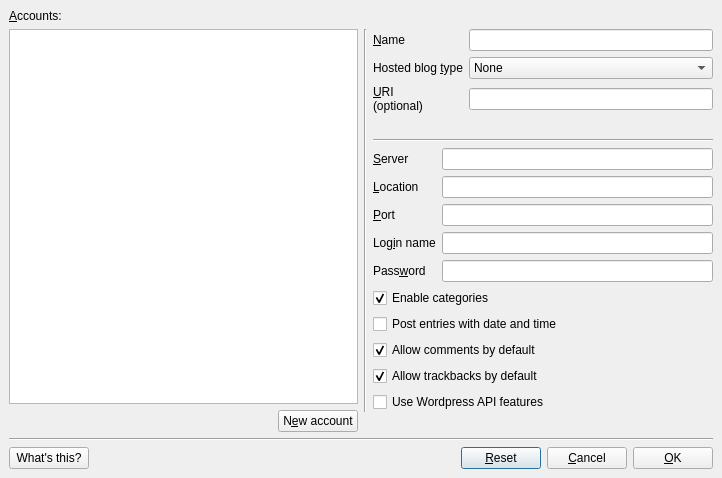
<?xml version="1.0" encoding="UTF-8"?>
<ui version="4.0">
 <class>AccountsForm</class>
 <widget class="QDialog" name="AccountsForm">
  <property name="geometry">
   <rect>
    <x>0</x>
    <y>0</y>
    <width>722</width>
    <height>478</height>
   </rect>
  </property>
  <property name="windowTitle">
   <string>Accounts</string>
  </property>
  <layout class="QVBoxLayout">
   <property name="spacing">
    <number>6</number>
   </property>
   <property name="margin">
    <number>9</number>
   </property>
   <item>
    <layout class="QHBoxLayout">
     <property name="spacing">
      <number>6</number>
     </property>
     <property name="margin">
      <number>0</number>
     </property>
     <item>
      <layout class="QGridLayout">
       <property name="margin">
        <number>0</number>
       </property>
       <property name="spacing">
        <number>6</number>
       </property>
       <item row="0" column="0" colspan="2">
        <widget class="QLabel" name="label">
         <property name="text">
          <string>&amp;Accounts:</string>
         </property>
         <property name="buddy">
          <cstring>lwAccountList</cstring>
         </property>
        </widget>
       </item>
       <item row="1" column="0" colspan="2">
        <widget class="QListWidget" name="lwAccountList">
         <property name="contextMenuPolicy">
          <enum>Qt::ActionsContextMenu</enum>
         </property>
        </widget>
       </item>
       <item row="2" column="0">
        <spacer>
         <property name="orientation">
          <enum>Qt::Horizontal</enum>
         </property>
         <property name="sizeHint" stdset="0">
          <size>
           <width>201</width>
           <height>20</height>
          </size>
         </property>
        </spacer>
       </item>
       <item row="2" column="1">
        <widget class="QPushButton" name="pbNew">
         <property name="toolTip">
          <string>New account</string>
         </property>
         <property name="whatsThis">
          <string>Create a new account</string>
         </property>
         <property name="text">
          <string>N&amp;ew account</string>
         </property>
         <property name="autoDefault">
          <bool>false</bool>
         </property>
        </widget>
       </item>
      </layout>
     </item>
     <item>
      <layout class="QGridLayout">
       <property name="margin">
        <number>0</number>
       </property>
       <property name="spacing">
        <number>6</number>
       </property>
       <item row="0" column="0" rowspan="2">
        <widget class="Line" name="line_2">
         <property name="orientation">
          <enum>Qt::Vertical</enum>
         </property>
        </widget>
       </item>
       <item row="0" column="1">
        <layout class="QGridLayout">
         <property name="margin">
          <number>0</number>
         </property>
         <property name="spacing">
          <number>6</number>
         </property>
         <item row="2" column="0">
          <widget class="QLabel" name="lURI">
           <property name="whatsThis">
            <string>An URI (also known as a URL) is the identifier for a place on the Internet, as in http://www.google.com/</string>
           </property>
           <property name="text">
            <string>&amp;URI
(optional)</string>
           </property>
           <property name="buddy">
            <cstring>leBlogURI</cstring>
           </property>
          </widget>
         </item>
         <item row="0" column="0">
          <widget class="QLabel" name="lName">
           <property name="text">
            <string>&amp;Name</string>
           </property>
           <property name="buddy">
            <cstring>leName</cstring>
           </property>
          </widget>
         </item>
         <item row="0" column="1" colspan="3">
          <widget class="QLineEdit" name="leName"/>
         </item>
         <item row="1" column="0">
          <widget class="QLabel" name="lBlogType">
           <property name="text">
            <string>Hosted blog &amp;type</string>
           </property>
           <property name="wordWrap">
            <bool>true</bool>
           </property>
           <property name="buddy">
            <cstring>cbHostedBlogType</cstring>
           </property>
          </widget>
         </item>
         <item row="1" column="1" colspan="3">
          <widget class="QComboBox" name="cbHostedBlogType">
           <item>
            <property name="text">
             <string>None</string>
            </property>
           </item>
           <item>
            <property name="text">
             <string>Wordpress.com</string>
            </property>
           </item>
           <item>
            <property name="text">
             <string>TypePad</string>
            </property>
           </item>
           <item>
            <property name="text">
             <string>SquareSpace</string>
            </property>
           </item>
           <item>
            <property name="text">
             <string>Movable Type</string>
            </property>
           </item>
           <item>
            <property name="text">
             <string>Wordpress (not .com)</string>
            </property>
           </item>
           <item>
            <property name="text">
             <string>Drupal</string>
            </property>
           </item>
           <item>
            <property name="text">
             <string>Textpattern</string>
            </property>
           </item>
          </widget>
         </item>
         <item row="2" column="1" colspan="3">
          <widget class="QLineEdit" name="leBlogURI">
           <property name="whatsThis">
            <string>An URI (also known as a URL) is the identifier for a place on the Internet, as in http://www.google.com/ .  You can enter either the location of your blog, or its admin page, here and QTM will attempt to find the file it needs.</string>
           </property>
          </widget>
         </item>
        </layout>
       </item>
       <item row="1" column="1">
        <layout class="QGridLayout">
         <property name="margin">
          <number>0</number>
         </property>
         <property name="spacing">
          <number>6</number>
         </property>
         <item row="4" column="1">
          <widget class="QLineEdit" name="leLogin">
           <property name="whatsThis">
            <string>The user name you use when you log in</string>
           </property>
          </widget>
         </item>
         <item row="2" column="1">
          <widget class="QLineEdit" name="leLocation"/>
         </item>
         <item row="0" column="0" colspan="2">
          <widget class="Line" name="line_3">
           <property name="orientation">
            <enum>Qt::Horizontal</enum>
           </property>
          </widget>
         </item>
         <item row="9" column="0" colspan="2">
          <widget class="QCheckBox" name="chAllowTB">
           <property name="whatsThis">
            <string>Set this to allow trackbacks on this site by default.  You can override this for individual entries.</string>
           </property>
           <property name="text">
            <string>Allow trackbacks by default</string>
           </property>
           <property name="checked">
            <bool>true</bool>
           </property>
          </widget>
         </item>
         <item row="7" column="0" colspan="2">
          <widget class="QCheckBox" name="chPostDateTime">
           <property name="whatsThis">
            <string>Post the current date and time when posting an entry; this could fix problems with blogs showing inaccurate entry timings</string>
           </property>
           <property name="text">
            <string>Post entries with date and time</string>
           </property>
          </widget>
         </item>
         <item row="5" column="0">
          <widget class="QLabel" name="lPassword">
           <property name="text">
            <string>Pass&amp;word</string>
           </property>
           <property name="buddy">
            <cstring>lePassword</cstring>
           </property>
          </widget>
         </item>
         <item row="1" column="0">
          <widget class="QLabel" name="lServer">
           <property name="text">
            <string>&amp;Server</string>
           </property>
           <property name="buddy">
            <cstring>leServer</cstring>
           </property>
          </widget>
         </item>
         <item row="3" column="0">
          <widget class="QLabel" name="lPort">
           <property name="text">
            <string>&amp;Port</string>
           </property>
           <property name="buddy">
            <cstring>lePort</cstring>
           </property>
          </widget>
         </item>
         <item row="4" column="0">
          <widget class="QLabel" name="lLogin">
           <property name="text">
            <string>Log&amp;in name</string>
           </property>
           <property name="buddy">
            <cstring>leLogin</cstring>
           </property>
          </widget>
         </item>
         <item row="3" column="1">
          <widget class="QLineEdit" name="lePort">
           <property name="whatsThis">
            <string>The HTTP port through which your site is accessed; if you have a sitename like www.site.com:25, you need to type 25 here.  However, this is not normally the case and you can leave this blank.</string>
           </property>
           <property name="inputMask">
            <string>00000; </string>
           </property>
          </widget>
         </item>
         <item row="2" column="0">
          <widget class="QLabel" name="lLocation">
           <property name="whatsThis">
            <string>The location of the XML-RPC endpoint on the server.  Right-click for common names of such files.</string>
           </property>
           <property name="text">
            <string>&amp;Location</string>
           </property>
           <property name="buddy">
            <cstring>leLocation</cstring>
           </property>
          </widget>
         </item>
         <item row="8" column="0" colspan="2">
          <widget class="QCheckBox" name="chAllowComments">
           <property name="whatsThis">
            <string>Set this to allow comments by default on this account.  You can override this for individual entries.</string>
           </property>
           <property name="text">
            <string>Allow comments by default</string>
           </property>
           <property name="checked">
            <bool>true</bool>
           </property>
          </widget>
         </item>
         <item row="1" column="1">
          <widget class="QLineEdit" name="leServer"/>
         </item>
         <item row="6" column="0" colspan="2">
          <widget class="QCheckBox" name="chCategoriesEnabled">
           <property name="whatsThis">
            <string>Click here if this account is on a blog that has or supports categories</string>
           </property>
           <property name="text">
            <string>Enable categories</string>
           </property>
           <property name="checked">
            <bool>true</bool>
           </property>
          </widget>
         </item>
         <item row="5" column="1">
          <widget class="QLineEdit" name="lePassword">
           <property name="echoMode">
            <enum>QLineEdit::Password</enum>
           </property>
          </widget>
         </item>
         <item row="10" column="0" colspan="2">
          <widget class="QCheckBox" name="chUseWordpressAPI">
           <property name="text">
            <string>Use Wordpress API features</string>
           </property>
          </widget>
         </item>
        </layout>
       </item>
      </layout>
     </item>
    </layout>
   </item>
   <item>
    <layout class="QGridLayout">
     <property name="margin">
      <number>0</number>
     </property>
     <property name="spacing">
      <number>6</number>
     </property>
     <item row="1" column="4">
      <widget class="QPushButton" name="pbOK">
       <property name="text">
        <string>&amp;OK</string>
       </property>
       <property name="autoDefault">
        <bool>false</bool>
       </property>
      </widget>
     </item>
     <item row="0" column="0" colspan="5">
      <widget class="Line" name="line">
       <property name="orientation">
        <enum>Qt::Horizontal</enum>
       </property>
      </widget>
     </item>
     <item row="1" column="0">
      <widget class="QPushButton" name="pbWhatsThis">
       <property name="text">
        <string>What's this?</string>
       </property>
       <property name="autoDefault">
        <bool>false</bool>
       </property>
      </widget>
     </item>
     <item row="1" column="3">
      <widget class="QPushButton" name="pbCancel">
       <property name="text">
        <string>&amp;Cancel</string>
       </property>
       <property name="autoDefault">
        <bool>false</bool>
       </property>
      </widget>
     </item>
     <item row="1" column="1">
      <spacer>
       <property name="orientation">
        <enum>Qt::Horizontal</enum>
       </property>
       <property name="sizeHint" stdset="0">
        <size>
         <width>211</width>
         <height>20</height>
        </size>
       </property>
      </spacer>
     </item>
     <item row="1" column="2">
      <widget class="QPushButton" name="pbReset">
       <property name="toolTip">
        <string>Reset the accounts</string>
       </property>
       <property name="whatsThis">
        <string>Reset the accounts to how they were when you opened this window</string>
       </property>
       <property name="text">
        <string>&amp;Reset</string>
       </property>
      </widget>
     </item>
    </layout>
   </item>
  </layout>
 </widget>
 <tabstops>
  <tabstop>lwAccountList</tabstop>
  <tabstop>pbNew</tabstop>
  <tabstop>leName</tabstop>
  <tabstop>cbHostedBlogType</tabstop>
  <tabstop>leBlogURI</tabstop>
  <tabstop>leServer</tabstop>
  <tabstop>leLocation</tabstop>
  <tabstop>lePort</tabstop>
  <tabstop>leLogin</tabstop>
  <tabstop>lePassword</tabstop>
  <tabstop>chCategoriesEnabled</tabstop>
  <tabstop>chPostDateTime</tabstop>
  <tabstop>chAllowComments</tabstop>
  <tabstop>chAllowTB</tabstop>
  <tabstop>chUseWordpressAPI</tabstop>
  <tabstop>pbWhatsThis</tabstop>
  <tabstop>pbReset</tabstop>
  <tabstop>pbCancel</tabstop>
  <tabstop>pbOK</tabstop>
 </tabstops>
 <resources/>
 <connections/>
</ui>
